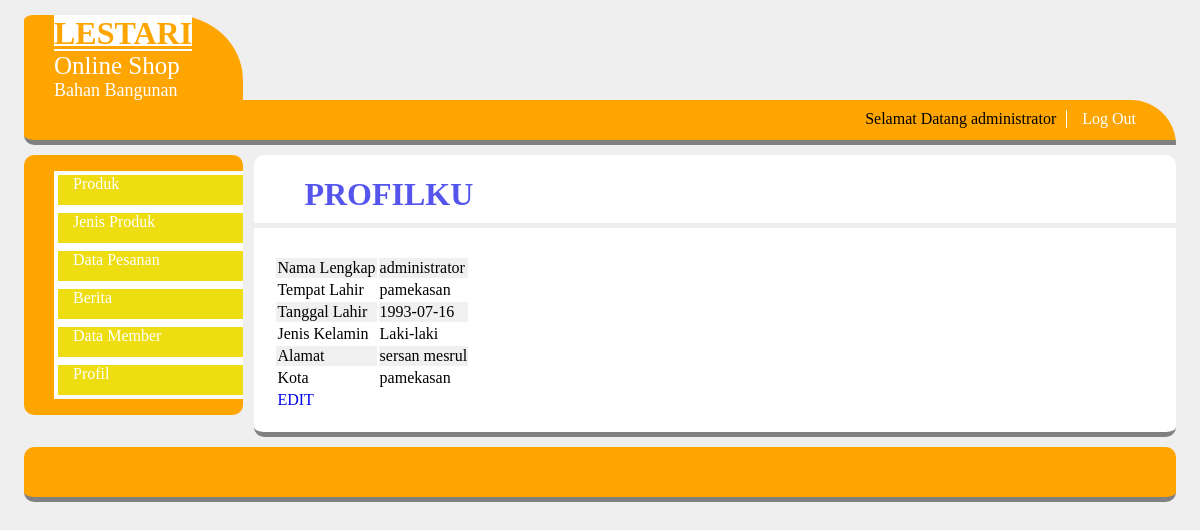
The app's page /master/karyawan/index.php?module=profil (signed in) with its own data.
### tables this page shows
CREATE TABLE IF NOT EXISTS `tb_user` (
  `USERNAME` varchar(50) NOT NULL,
  `PASSWORD` varchar(100) DEFAULT NULL,
  `NAMA` varchar(30) DEFAULT NULL,
  `TMP_LAHIR` varchar(30) DEFAULT NULL,
  `TGL_LAHIR` date DEFAULT NULL,
  `JK` char(1) DEFAULT NULL,
  `ALAMAT` varchar(50) DEFAULT NULL,
  `KOTA` varchar(20) DEFAULT NULL,
  `LEVEL` varchar(20) DEFAULT NULL
);

### master/karyawan/profil.php (the view, shortened to what this page needs)
<?php
	$id=$_SESSION ['username'];
	$act =$_GET["act"];
	switch($act){
		default:
		$select_user=mysql_query("select * from tb_user where USERNAME='$id'");
		$data_user=mysql_fetch_array($select_user);
		?>
		<h1>PROFILKU</h1>
		<hr size="5" color="#eee">
			<table>
				<tr bgcolor='F0F0F0'>
					<td>Nama Lengkap</td>
					<td><?php echo $data_user["NAMA"];?></td>
				</tr>
				<tr bgcolor='white'>
					<td>Tempat Lahir</td>
					<td><?php echo $data_user["TMP_LAHIR"];?></td>
				</tr>
				<tr bgcolor='F0F0F0'>
					<td>Tanggal Lahir</td>
					<td><?php echo $data_user["TGL_LAHIR"];?></td>
				</tr>
				<tr bgcolor='white'>
					<td>Jenis Kelamin</td>
					<td><?php
						if ($data_user["JK"]==1) {
							echo "Laki-laki";
						}else{
							echo "Perempuan";
						}
					 ;?></td>
				</tr>
				<tr bgcolor='F0F0F0'>
					<td>Alamat</td>
					<td><?php echo $data_user["ALAMAT"];?></td>
				</tr>
				<tr bgcolor='white'>
					<td>Kota</td>
					<td><?php echo $data_user["KOTA"];?></td>
				</tr>
				<tr>
					<td><a href="?module=profil&act=edit&id=<?php echo $id;?>">EDIT</a></td>
				</tr>
			</table>
			<?php
		break;
			?>
					<?php
	}
	?>

### master/nav.php (shortened to what this page needs)
<?php
	$id=$_SESSION ['username'];
	$select_user=mysql_query("select * from tb_user where USERNAME='$id'");
	$data_user=mysql_fetch_array($select_user);
?>
<ul>
	<li>Selamat Datang <?php echo $data_user['NAMA'];?></li>
	<li><a href="../logout.php">Log Out</a></li>
</ul>

### css/style.css (style rules this page uses)
body { background: #efefef; width: 96%; height:auto; margin:auto; }
h1 { padding-left: 50px; color:#5555ee; margin-bottom:10px; }
#menu ul { float:right; list-style:none; margin:15px; font-family:verdana; }
#menu ul li { margin-right:10px; margin-top:-5px; float:left; }
#menu ul li a { display:block; text-decoration:none; font-size:16px; color:white; padding:0 15px; border-left:1px solid white; }
table { padding: 20px; }
a { text-decoration: none; }

### records on screen
tb_user: NAMA "administrator", TMP_LAHIR "pamekasan", TGL_LAHIR "1993-07-16", ALAMAT "sersan mesrul", KOTA "pamekasan"
